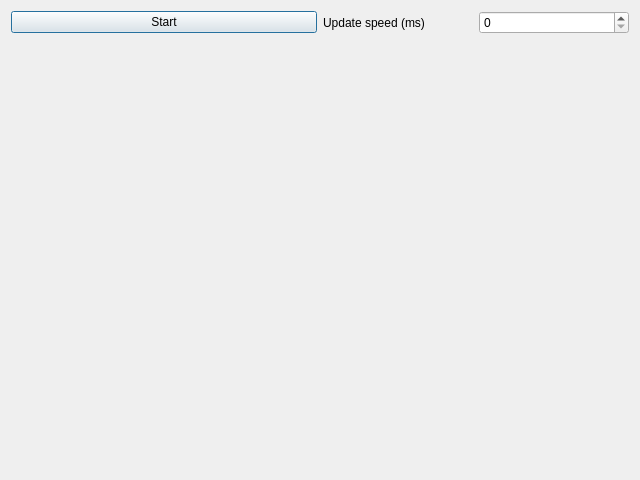
<?xml version="1.0" encoding="UTF-8"?>
<ui version="4.0">
 <class>IFSRenderDialog</class>
 <widget class="QDialog" name="IFSRenderDialog">
  <property name="geometry">
   <rect>
    <x>0</x>
    <y>0</y>
    <width>640</width>
    <height>480</height>
   </rect>
  </property>
  <property name="windowTitle">
   <string>Dialog</string>
  </property>
  <layout class="QVBoxLayout" name="verticalLayout">
   <property name="sizeConstraint">
    <enum>QLayout::SetMinAndMaxSize</enum>
   </property>
   <item>
    <layout class="QHBoxLayout" name="horizontalLayout">
     <item>
      <widget class="QPushButton" name="pushButton">
       <property name="text">
        <string>Start</string>
       </property>
      </widget>
     </item>
     <item>
      <layout class="QHBoxLayout" name="horizontalLayout_2">
       <item>
        <widget class="QLabel" name="label">
         <property name="text">
          <string>Update speed (ms)</string>
         </property>
        </widget>
       </item>
       <item>
        <widget class="QSpinBox" name="spinBox"/>
       </item>
      </layout>
     </item>
    </layout>
   </item>
   <item>
    <widget class="QWidget" name="widget" native="true"/>
   </item>
  </layout>
 </widget>
 <resources/>
 <connections/>
</ui>
